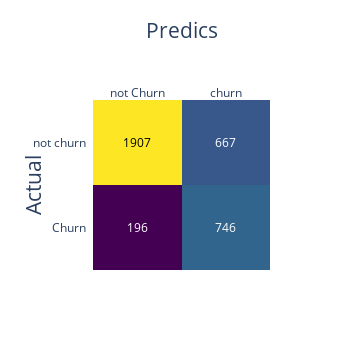
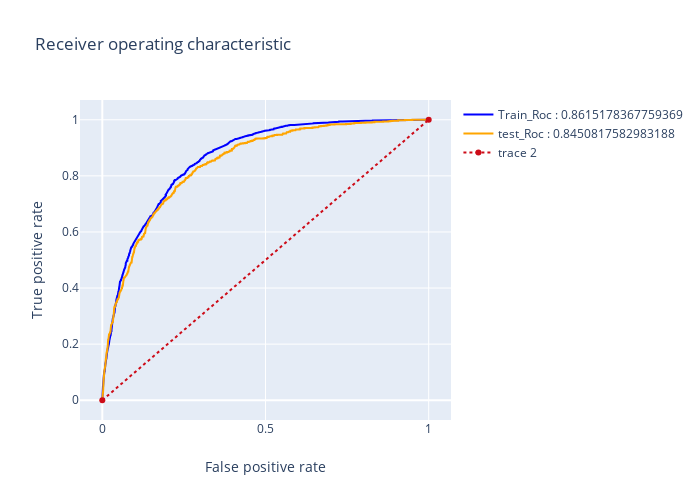
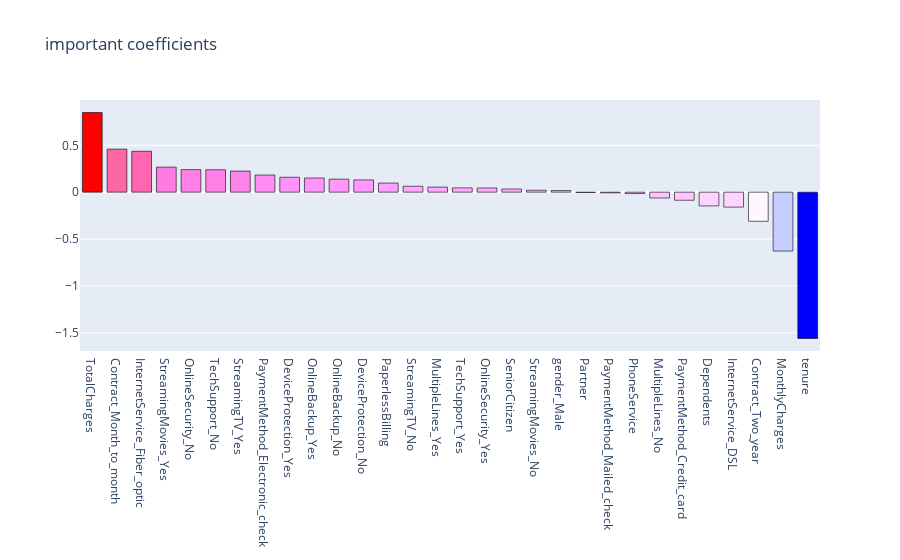

The cell these charts' notebook holds for them, in order:
### Code cell
# after Gridsearch with recall for scoring
logreg_1 = LogisticRegression(C=1, fit_intercept= True, max_iter= 200, penalty= 'l2', 
                              random_state= 11, solver= 'liblinear')
# model results
results(logreg_1, X, X_train_smote, y_train_smote, X_test, y_test, 'coefficients', None)

### Figure 1 — Plotly figure (JSON) as saved in the notebook; plotly's stock layout.template omitted (floating-point values rounded to 4 significant figures)
{"data": [{"colorscale": [[0, "#440154"], [0.1111, "#482878"], [0.2222, "#3e4989"], [0.3333, "#31688e"], [0.4444, "#26828e"], [0.5556, "#1f9e89"], [0.6667, "#35b779"], [0.7778, "#6ece58"], [0.8889, "#b5de2b"], [1, "#fde725"]], "reversescale": false, "showscale": false, "type": "heatmap", "x": ["not Churn", "churn"], "y": ["Churn", "not churn"], "z": [[196, 746], [1907, 667]]}], "layout": {"annotations": [{"font": {"color": "#FFFFFF"}, "showarrow": false, "text": "196", "x": "not Churn", "xref": "x", "y": "Churn", "yref": "y"}, {"font": {"color": "#FFFFFF"}, "showarrow": false, "text": "746", "x": "churn", "xref": "x", "y": "Churn", "yref": "y"}, {"font": {"color": "#000000"}, "showarrow": false, "text": "1907", "x": "not Churn", "xref": "x", "y": "not churn", "yref": "y"}, {"font": {"color": "#FFFFFF"}, "showarrow": false, "text": "667", "x": "churn", "xref": "x", "y": "not churn", "yref": "y"}], "autosize": false, "height": 350, "width": 350, "xaxis": {"dtick": 1, "gridcolor": "rgb(0, 0, 0)", "side": "top", "tickmode": "array", "ticks": "", "title": {"font": {"size": 21}, "text": "Predics"}}, "yaxis": {"dtick": 1, "tickmode": "array", "ticks": "", "ticksuffix": "  ", "title": {"font": {"size": 21}, "text": "Actual"}}}}

### Figure 2 — Plotly figure (JSON) as saved in the notebook; plotly's stock layout.template omitted (floating-point values rounded to 4 significant figures; data arrays with more than 128 entries replaced by an {"elided": "..."} marker saying what was removed)
{"data": [{"line": {"color": "blue", "width": 2}, "name": "Train_Roc : 0.8615178367759369", "type": "scatter", "x": {"elided": "1555 float values"}, "y": {"elided": "1555 float values"}}, {"line": {"color": "orange", "width": 2}, "name": "test_Roc : 0.8450817582983188", "type": "scatter", "x": {"elided": "963 float values"}, "y": {"elided": "963 float values"}}, {"line": {"color": "rgb(205, 12, 24)", "dash": "dot", "width": 2}, "type": "scatter", "x": [0, 1], "y": [0, 1]}], "layout": {"autosize": false, "height": 500, "title": {"text": "Receiver operating characteristic"}, "width": 700, "xaxis": {"title": {"text": "False positive rate"}}, "yaxis": {"title": {"text": "True positive rate"}}}}

### Figure 3 — Plotly figure (JSON) as saved in the notebook; plotly's stock layout.template omitted (floating-point values rounded to 4 significant figures)
{"data": [{"marker": {"color": [0.8496, 0.4591, 0.4365, 0.2675, 0.2406, 0.2395, 0.2251, 0.1829, 0.1594, 0.1509, 0.139, 0.1308, 0.09751, 0.06346, 0.05391, 0.04588, 0.04479, 0.03342, 0.02052, 0.01737, -0.004141, -0.007418, -0.01477, -0.06202, -0.08612, -0.1466, -0.1594, -0.3108, -0.6284, -1.561], "colorscale": [[0, "rgb(0,0,255)"], [0.1, "rgb(51,153,255)"], [0.2, "rgb(102,204,255)"], [0.3, "rgb(153,204,255)"], [0.4, "rgb(204,204,255)"], [0.5, "rgb(255,255,255)"], [0.6, "rgb(255,204,255)"], [0.7, "rgb(255,153,255)"], [0.8, "rgb(255,102,204)"], [0.9, "rgb(255,102,102)"], [1, "rgb(255,0,0)"]], "line": {"color": "black", "width": 0.6}}, "name": "coefficients", "type": "bar", "x": ["TotalCharges", "Contract_Month_to_month", "InternetService_Fiber_optic", "StreamingMovies_Yes", "OnlineSecurity_No", "TechSupport_No", "StreamingTV_Yes", "PaymentMethod_Electronic_check", "DeviceProtection_Yes", "OnlineBackup_Yes", "OnlineBackup_No", "DeviceProtection_No", "PaperlessBilling", "StreamingTV_No", "MultipleLines_Yes", "TechSupport_Yes", "OnlineSecurity_Yes", "SeniorCitizen", "StreamingMovies_No", "gender_Male", "Partner", "PaymentMethod_Mailed_check", "PhoneService", "MultipleLines_No", "PaymentMethod_Credit_card", "Dependents", "InternetService_DSL", "Contract_Two_year", "MonthlyCharges", "tenure"], "y": [0.8496, 0.4591, 0.4365, 0.2675, 0.2406, 0.2395, 0.2251, 0.1829, 0.1594, 0.1509, 0.139, 0.1308, 0.09751, 0.06346, 0.05391, 0.04588, 0.04479, 0.03342, 0.02052, 0.01737, -0.004141, -0.007418, -0.01477, -0.06202, -0.08612, -0.1466, -0.1594, -0.3108, -0.6284, -1.561]}], "layout": {"title": {"text": "important coefficients"}}}
